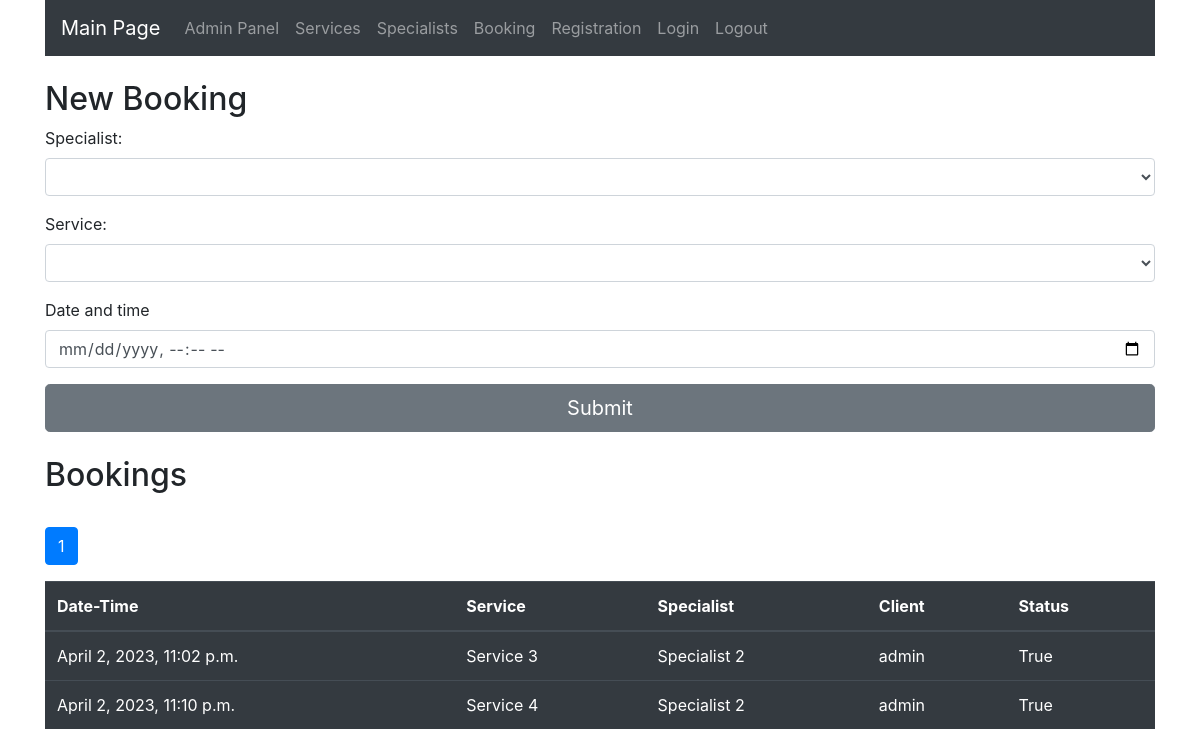
The page /booking/ (signed in) on the database as committed earlier.
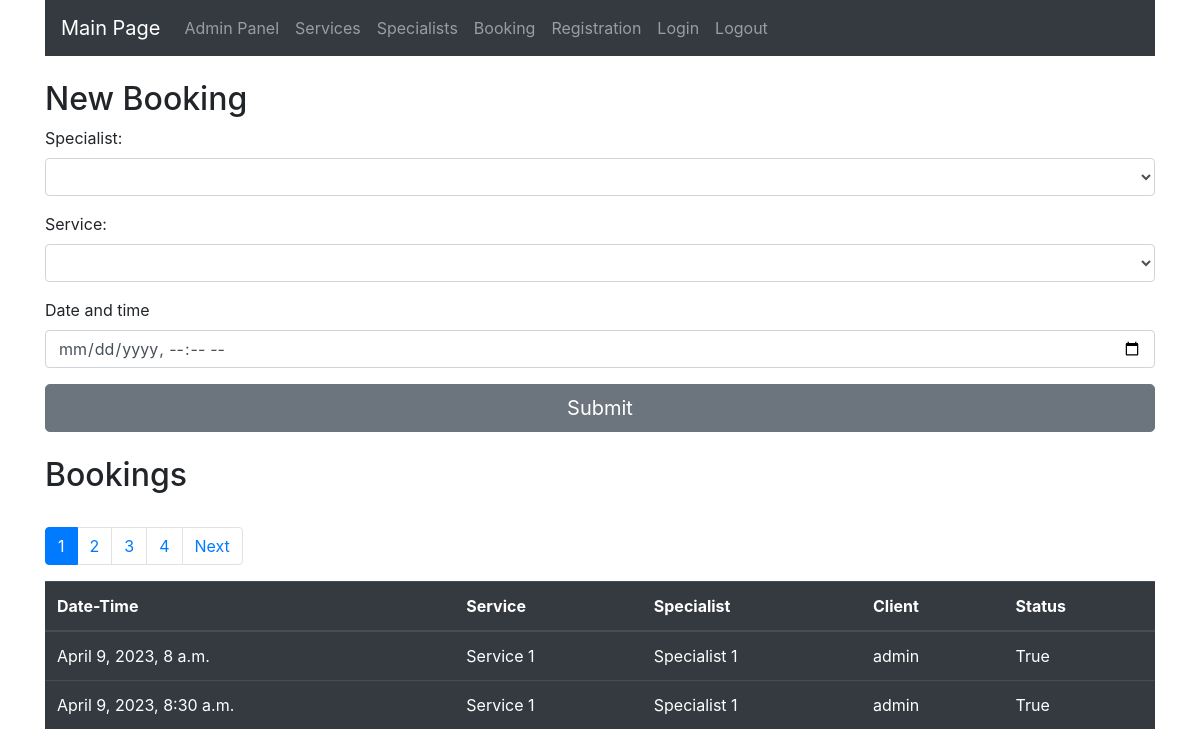
The same page on the database as committed later.
### services/models.py (models this page shows, shortened)
class Booking(models.Model):
    specialist = models.ForeignKey(Specialist, on_delete=models.CASCADE)
    service = models.ForeignKey(Service, on_delete=models.CASCADE)
    client = models.ForeignKey(User, on_delete=models.CASCADE)
    date = models.DateTimeField(auto_now=False)
    status = models.BooleanField(default=False)

class Service(models.Model):
    name = models.CharField(max_length=100)
    time = models.IntegerField()
    price = models.IntegerField()
    def __str__(self):
        return self.name

class Specialist(models.Model):
    RANK_CHOICES = (
        (1, 'Rank 1'),
        (2, 'Rank 2'),
    )
    STATUS_CHOICES = (
        (1, 'Status 1'),
        (2, 'Status 2'),
        (3, 'Status 3'),
        (4, 'Status 4'),
    )
    name = models.CharField(max_length=100)
    rank = models.IntegerField(default=0, choices=RANK_CHOICES)
    phone = models.IntegerField()
    status = models.IntegerField(default=0, choices=STATUS_CHOICES)
    services = models.ManyToManyField(Service)
    def __str__(self):
        return self.name

### services/views.py (the view, shortened to what this page needs)
# urls.py: path('booking/', views.booking, name='booking'),
@login_required(login_url='login')
def booking(request):
    work_schedules = WorkScheduleModel.objects.filter(date__gte=datetime.date.today(),
                                                      date__lte=datetime.date.today() + datetime.timedelta(
                                                          days=7)).all()
    specialists = SpecialistModel.objects.filter(workschedule__in=work_schedules).distinct()
    services = ServiceModel.objects.filter(specialist__in=specialists).distinct()
    client = User.objects.get(id=request.user.pk)
    bookings = BookingModel.objects.all()
    paginator = Paginator(bookings, 2)
    page_number = request.GET.get("page")
    page_obj = paginator.get_page(page_number)
    return render(request, 'booking.html', {'specialists': specialists, 'services': services, 'page_obj': page_obj})

### services/templates/booking.html (shortened to what this page needs)
{% extends 'base.html' %}
{% block content %}
<h2>New Booking</h2>
<form method="post" id="booking">
    <div class="form-group">
        <div class="form-group">
            <label for="specialist">Specialist: </label>
            <select class="form-control" name="specialist" id="specialist" required>
            </select>
        </div>
        <div class="form-group">
            <label for="service">Service: </label>
            <select class="form-control" name="service" id="service" required>
            </select>
        </div>
        <div class="form-group">
            <label for="date-time">Date and time</label>
            <input type="datetime-local" class="form-control" name="date_time" id="date-time" required>
        </div>
    </div>
</form>
<button type="submit" class="btn btn-secondary btn-lg btn-block" form="booking">Submit</button>
<br>
<h2>Bookings</h2>
<table class="table table-dark">
    <thead>
    <tr>
        <th scope="col">Date-Time</th>
        <th scope="col">Service</th>
        <th scope="col">Specialist</th>
        <th scope="col">Client</th>
        <th scope="col">Status</th>
    </tr>
    </thead>
    <tbody>
    {% for booking in page_obj %}
    <tr>
        <td scope="row">{{ booking.date }}</td>
        <td scope="row">{{ booking.service }}</td>
        <td scope="row">{{ booking.specialist }}</td>
        <td scope="row">{{ booking.client }}</td>
        <td scope="row">{{ booking.status }}</td>
    </tr>
    {% endfor %}
    <br>
    {% include 'inc/pagination.html' %}
    </tbody>
</table>
{% endblock %}

### templates/base.html (shortened to what this page needs)
<!DOCTYPE html>
<html lang="en">
<head>
    <link rel="stylesheet" href="https://cdn.jsdelivr.net/npm/bootstrap@4.3.1/dist/css/bootstrap.min.css"
>
</head>
<body>
<div class="container">
    {% include 'inc/navbar.html' %}
    {% block content %}
    {% endblock %}
</div>
</body>
</html>

### templates/inc/navbar.html (shortened to what this page needs)
<nav class="navbar navbar-expand-lg navbar-dark bg-dark">
    <a class="navbar-brand" href="{% url 'index' %}">Main Page</a>
    <div class="collapse navbar-collapse" id="navbarText">
        <ul class="navbar-nav mr-auto">
            <li class="nav-item">
                <a class="nav-link" href="{% url 'panel' %}">Admin Panel</a>
            </li>
            <li class="nav-item">
                <a class="nav-link" href="{% url 'services' %}">Services</a>
            </li>
            <li class="nav-item">
                <a class="nav-link" href="{% url 'specialists' %}">Specialists</a>
            </li>
            <li class="nav-item">
                <a class="nav-link" href="{% url 'booking' %}">Booking</a>
            </li>
            <li class="nav-item">
                <a class="nav-link" href="{% url 'register' %}">Registration</a>
            </li>
            <li class="nav-item">
                <a class="nav-link" href="{% url 'login' %}">Login</a>
            </li>
            <li class="nav-item">
                <a class="nav-link" href="{% url 'logout' %}">Logout</a>
            </li>
    </div>
</nav>
<br>

### templates/inc/pagination.html (shortened to what this page needs)
{% if page_obj %}
<nav aria-label="...">
    <ul class="pagination">
        {% for page_number in page_obj.paginator %}
        <li class="page-item {% if page_number.number == page_obj.number %}active{% endif %}">
            <a class="page-link" href="?page={{ page_number.number }}">{{ page_number.number }}</a></li>
        {% endfor %}
        {% if page_obj.has_next %}
        <li class="page-item">
            <a class="page-link" href="?page={{ page_obj.next_page_number }}">Next</a>
            {% endif %}
        </li>
    </ul>
</nav>
{% endif %}

Rows that differ between the two databases and show on the page:
removed Booking: date "April 2, 2023, 11:02 p.m.", service "Service 3", specialist "Specialist 2", client "admin", status "True"
removed Booking: date "April 2, 2023, 11:10 p.m.", service "Service 4", specialist "Specialist 2", client "admin", status "True"
added Booking: date "April 9, 2023, 8 a.m.", service "Service 1", specialist "Specialist 1", client "admin", status "True"
added Booking: date "April 9, 2023, 8:30 a.m.", service "Service 1", specialist "Specialist 1", client "admin", status "True"
Other text that changed with them:
new list line: "2"
new list line: "3"
new list line: "4"
text now shown: "Next"
